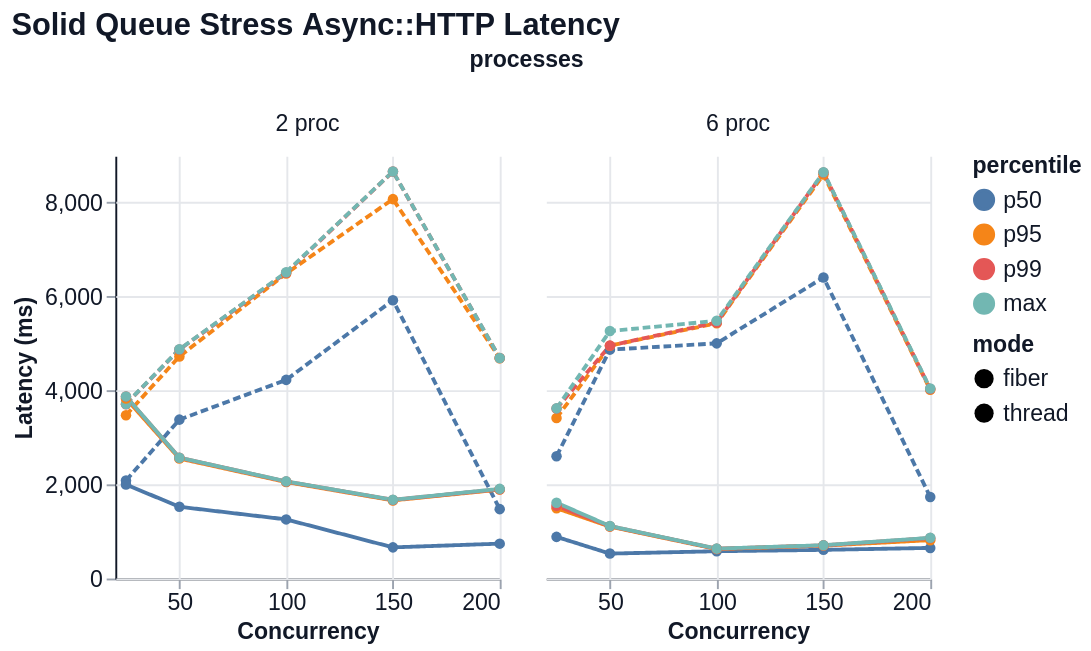

Source (Vega-Lite JSON):
### Vega-Lite specification from a JSON file in a GitHub repository (floating-point values rounded to 4 significant figures)
{"$schema": "https://vega.github.io/schema/vega-lite/v6.json", "title": "Solid Queue Stress Async::HTTP Latency", "width": 200, "height": 220, "data": {"values": [{"mode": "thread", "concurrency": 25, "processes": "2 proc", "percentile": "p50", "value": 2086.0}, {"mode": "thread", "concurrency": 25, "processes": "2 proc", "percentile": "p95", "value": 3477.0}, {"mode": "thread", "concurrency": 25, "processes": "2 proc", "percentile": "p99", "value": 3710.0}, {"mode": "thread", "concurrency": 25, "processes": "2 proc", "percentile": "max", "value": 3716.0}, {"mode": "thread", "concurrency": 50, "processes": "2 proc", "percentile": "p50", "value": 3382.0}, {"mode": "thread", "concurrency": 50, "processes": "2 proc", "percentile": "p95", "value": 4727.0}, {"mode": "thread", "concurrency": 50, "processes": "2 proc", "percentile": "p99", "value": 4874.0}, {"mode": "thread", "concurrency": 50, "processes": "2 proc", "percentile": "max", "value": 4879.0}, {"mode": "thread", "concurrency": 100, "processes": "2 proc", "percentile": "p50", "value": 4228.0}, {"mode": "thread", "concurrency": 100, "processes": "2 proc", "percentile": "p95", "value": 6491.0}, {"mode": "thread", "concurrency": 100, "processes": "2 proc", "percentile": "p99", "value": 6508.0}, {"mode": "thread", "concurrency": 100, "processes": "2 proc", "percentile": "max", "value": 6521.0}, {"mode": "thread", "concurrency": 150, "processes": "2 proc", "percentile": "p50", "value": 5924.0}, {"mode": "thread", "concurrency": 150, "processes": "2 proc", "percentile": "p95", "value": 8075.0}, {"mode": "thread", "concurrency": 150, "processes": "2 proc", "percentile": "p99", "value": 8661.0}, {"mode": "thread", "concurrency": 150, "processes": "2 proc", "percentile": "max", "value": 8665.0}, {"mode": "thread", "concurrency": 200, "processes": "2 proc", "percentile": "p50", "value": 1477.0}, {"mode": "thread", "concurrency": 200, "processes": "2 proc", "percentile": "p95", "value": 4690.0}, {"mode": "thread", "concurrency": 200, "processes": "2 proc", "percentile": "p99", "value": 4694.0}, {"mode": "thread", "concurrency": 200, "processes": "2 proc", "percentile": "max", "value": 4695.0}, {"mode": "thread", "concurrency": 25, "processes": "6 proc", "percentile": "p50", "value": 2601.0}, {"mode": "thread", "concurrency": 25, "processes": "6 proc", "percentile": "p95", "value": 3417.0}, {"mode": "thread", "concurrency": 25, "processes": "6 proc", "percentile": "p99", "value": 3618.0}, {"mode": "thread", "concurrency": 25, "processes": "6 proc", "percentile": "max", "value": 3622.0}, {"mode": "thread", "concurrency": 50, "processes": "6 proc", "percentile": "p50", "value": 4872.0}, {"mode": "thread", "concurrency": 50, "processes": "6 proc", "percentile": "p95", "value": 4956.0}, {"mode": "thread", "concurrency": 50, "processes": "6 proc", "percentile": "p99", "value": 4958.0}, {"mode": "thread", "concurrency": 50, "processes": "6 proc", "percentile": "max", "value": 5267.0}, {"mode": "thread", "concurrency": 100, "processes": "6 proc", "percentile": "p50", "value": 5005.0}, {"mode": "thread", "concurrency": 100, "processes": "6 proc", "percentile": "p95", "value": 5433.0}, {"mode": "thread", "concurrency": 100, "processes": "6 proc", "percentile": "p99", "value": 5449.0}, {"mode": "thread", "concurrency": 100, "processes": "6 proc", "percentile": "max", "value": 5485.0}, {"mode": "thread", "concurrency": 150, "processes": "6 proc", "percentile": "p50", "value": 6408.0}, {"mode": "thread", "concurrency": 150, "processes": "6 proc", "percentile": "p95", "value": 8597.0}, {"mode": "thread", "concurrency": 150, "processes": "6 proc", "percentile": "p99", "value": 8640.0}, {"mode": "thread", "concurrency": 150, "processes": "6 proc", "percentile": "max", "value": 8647.0}, {"mode": "thread", "concurrency": 200, "processes": "6 proc", "percentile": "p50", "value": 1735.0}, {"mode": "thread", "concurrency": 200, "processes": "6 proc", "percentile": "p95", "value": 4017.0}, {"mode": "thread", "concurrency": 200, "processes": "6 proc", "percentile": "p99", "value": 4034.0}, {"mode": "thread", "concurrency": 200, "processes": "6 proc", "percentile": "max", "value": 4045.0}, {"mode": "fiber", "concurrency": 25, "processes": "2 proc", "percentile": "p50", "value": 2000.0}, {"mode": "fiber", "concurrency": 25, "processes": "2 proc", "percentile": "p95", "value": 3832.0}, {"mode": "fiber", "concurrency": 25, "processes": "2 proc", "percentile": "p99", "value": 3872.0}, {"mode": "fiber", "concurrency": 25, "processes": "2 proc", "percentile": "max", "value": 3876.0}, {"mode": "fiber", "concurrency": 50, "processes": "2 proc", "percentile": "p50", "value": 1527.0}, {"mode": "fiber", "concurrency": 50, "processes": "2 proc", "percentile": "p95", "value": 2554.0}, {"mode": "fiber", "concurrency": 50, "processes": "2 proc", "percentile": "p99", "value": 2572.0}, {"mode": "fiber", "concurrency": 50, "processes": "2 proc", "percentile": "max", "value": 2572.0}, {"mode": "fiber", "concurrency": 100, "processes": "2 proc", "percentile": "p50", "value": 1259.0}, {"mode": "fiber", "concurrency": 100, "processes": "2 proc", "percentile": "p95", "value": 2053.0}, {"mode": "fiber", "concurrency": 100, "processes": "2 proc", "percentile": "p99", "value": 2065.0}, {"mode": "fiber", "concurrency": 100, "processes": "2 proc", "percentile": "max", "value": 2068.0}, {"mode": "fiber", "concurrency": 150, "processes": "2 proc", "percentile": "p50", "value": 663.0}, {"mode": "fiber", "concurrency": 150, "processes": "2 proc", "percentile": "p95", "value": 1662.0}, {"mode": "fiber", "concurrency": 150, "processes": "2 proc", "percentile": "p99", "value": 1673.0}, {"mode": "fiber", "concurrency": 150, "processes": "2 proc", "percentile": "max", "value": 1676.0}, {"mode": "fiber", "concurrency": 200, "processes": "2 proc", "percentile": "p50", "value": 742.3}, {"mode": "fiber", "concurrency": 200, "processes": "2 proc", "percentile": "p95", "value": 1892.0}, {"mode": "fiber", "concurrency": 200, "processes": "2 proc", "percentile": "p99", "value": 1901.0}, {"mode": "fiber", "concurrency": 200, "processes": "2 proc", "percentile": "max", "value": 1908.0}, {"mode": "fiber", "concurrency": 25, "processes": "6 proc", "percentile": "p50", "value": 886.7}, {"mode": "fiber", "concurrency": 25, "processes": "6 proc", "percentile": "p95", "value": 1495.0}, {"mode": "fiber", "concurrency": 25, "processes": "6 proc", "percentile": "p99", "value": 1548.0}, {"mode": "fiber", "concurrency": 25, "processes": "6 proc", "percentile": "max", "value": 1614.0}, {"mode": "fiber", "concurrency": 50, "processes": "6 proc", "percentile": "p50", "value": 530.5}, {"mode": "fiber", "concurrency": 50, "processes": "6 proc", "percentile": "p95", "value": 1105.0}, {"mode": "fiber", "concurrency": 50, "processes": "6 proc", "percentile": "p99", "value": 1114.0}, {"mode": "fiber", "concurrency": 50, "processes": "6 proc", "percentile": "max", "value": 1117.0}, {"mode": "fiber", "concurrency": 100, "processes": "6 proc", "percentile": "p50", "value": 581.0}, {"mode": "fiber", "concurrency": 100, "processes": "6 proc", "percentile": "p95", "value": 627.1}, {"mode": "fiber", "concurrency": 100, "processes": "6 proc", "percentile": "p99", "value": 634.1}, {"mode": "fiber", "concurrency": 100, "processes": "6 proc", "percentile": "max", "value": 636.5}, {"mode": "fiber", "concurrency": 150, "processes": "6 proc", "percentile": "p50", "value": 610.1}, {"mode": "fiber", "concurrency": 150, "processes": "6 proc", "percentile": "p95", "value": 700.1}, {"mode": "fiber", "concurrency": 150, "processes": "6 proc", "percentile": "p99", "value": 705.3}, {"mode": "fiber", "concurrency": 150, "processes": "6 proc", "percentile": "max", "value": 709.2}, {"mode": "fiber", "concurrency": 200, "processes": "6 proc", "percentile": "p50", "value": 651.6}, {"mode": "fiber", "concurrency": 200, "processes": "6 proc", "percentile": "p95", "value": 816.1}, {"mode": "fiber", "concurrency": 200, "processes": "6 proc", "percentile": "p99", "value": 859.6}, {"mode": "fiber", "concurrency": 200, "processes": "6 proc", "percentile": "max", "value": 866.2}]}, "mark": {"type": "line", "point": true, "tooltip": true}, "encoding": {"x": {"field": "concurrency", "type": "quantitative", "title": "Concurrency"}, "y": {"field": "value", "type": "quantitative", "title": "Latency (ms)"}, "color": {"field": "percentile", "type": "nominal", "sort": ["p50", "p95", "p99", "max"]}, "tooltip": [{"field": "mode", "type": "nominal"}, {"field": "concurrency", "type": "quantitative"}, {"field": "processes", "type": "nominal"}, {"field": "metric", "type": "nominal"}, {"field": "percentile", "type": "nominal"}, {"field": "value", "type": "quantitative"}], "strokeDash": {"field": "mode", "type": "nominal"}, "column": {"field": "processes", "type": "nominal", "sort": null}}, "config": {"background": "white", "axis": {"labelFont": "Helvetica", "titleFont": "Helvetica", "labelFontSize": 12, "titleFontSize": 12, "labelColor": "#111827", "titleColor": "#111827", "domainColor": "#111827", "tickColor": "#9ca3af", "grid": true, "gridColor": "#e5e7eb"}, "header": {"labelFont": "Helvetica", "titleFont": "Helvetica", "labelFontSize": 12, "titleFontSize": 12, "labelColor": "#111827", "titleColor": "#111827"}, "legend": {"labelFont": "Helvetica", "titleFont": "Helvetica", "labelFontSize": 12, "titleFontSize": 12, "labelColor": "#111827", "titleColor": "#111827"}, "title": {"font": "Helvetica", "fontSize": 16, "anchor": "start", "color": "#111827"}, "view": {"stroke": null}}}
